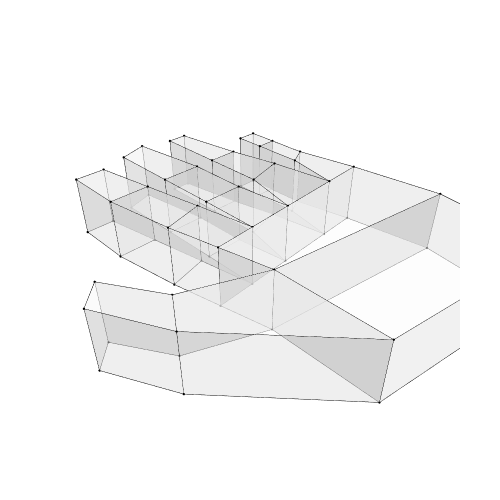

Notebook code cell kept with this figure:
### Markdown cell above
## 6. Show the geometry

### Code cell
Topology.Show(objects,
              backgroundColor="white",
              opacityKey='FakeKey',
              faceOpacityKey='FakeKey',
              width=500,
              height=500,
              renderer=renderer)

# Topology.Show(objects,
#               faceColor=[210,210,250],
#               faceOpacity=1,
#               edgeColor="white",
#               edgeWidth=3,
#               showVertices=False,
#               backgroundColor="black",
#               width=800,
#               height=600,
#               renderer = renderer)
